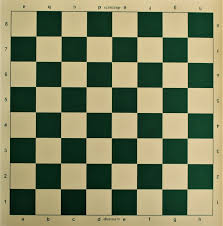
#> input picture Computer Vision/chess.jpg, 223 x 226 px
$ python i.py
#> lines starting #> are read from the running program, lines starting #| are printed output that depends on the picture; after the words box and inside, x2 and y2 are one past the last pixel; in counts of white or black regions, pixels touching at a corner belong together
import numpy as np
import cv2 as cv
import glob
criteria=(cv.TermCriteria_EPS+cv.TermCriteria_MAX_ITER,30,0.001)
objp=np.zeros((6*7,3),np.float32)
objp[:,:2]=np.mgrid[0:7,0:6].T.reshape(-1,2)
objpoints=[]
imgpoints=[]
images=glob.glob('chess.jpg')
for fname in images:
    img=cv.imread(fname)
#> img is the input picture: shape (226, 223, 3); mean B, G, R 95, 129.8, 124.8
    gray=cv.cvtColor(img,cv.COLOR_BGR2GRAY)
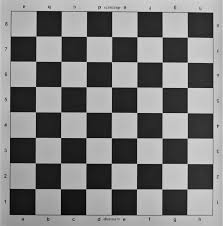
#> gray: shape (226, 223); min 1, max 221, mean 124.3
    ret,corners=cv.findChessboardCorners(gray,(7,6),None)
#> ret = True; corners = 42 rows, first 8: [187.4, 37.05], [187.4, 62.21], [187.3, 87.54], [187.4, 112.7], [187.3, 138.1], [187.2, 163.5], [187, 188.9], [162.2, 36.86]
    if ret == True:
        objpoints.append(objp)
        corners2=cv.cornerSubPix(gray,corners,(11,11),(-1,-1),criteria)
#> corners2 = 42 rows, first 8: [187.4, 37.17], [187.3, 62.26], [187.3, 87.48], [187.3, 112.7], [187.3, 138.2], [187.2, 163.5], [187.1, 188.9], [162.2, 36.87]
        imgpoints.append(corners2)
        cv.drawChessboardCorners(img,(7,6),corners2,ret)
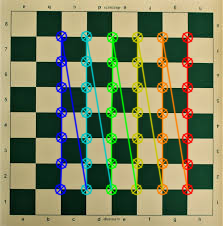
#> img: shape (226, 223, 3); 16.26% of pixels changed, all inside (x1, y1, x2, y2) = (54, 30, 194, 196)
        cv.imshow('img',img)
        cv.waitKey(0)
        cv.destroyAllWindows()
